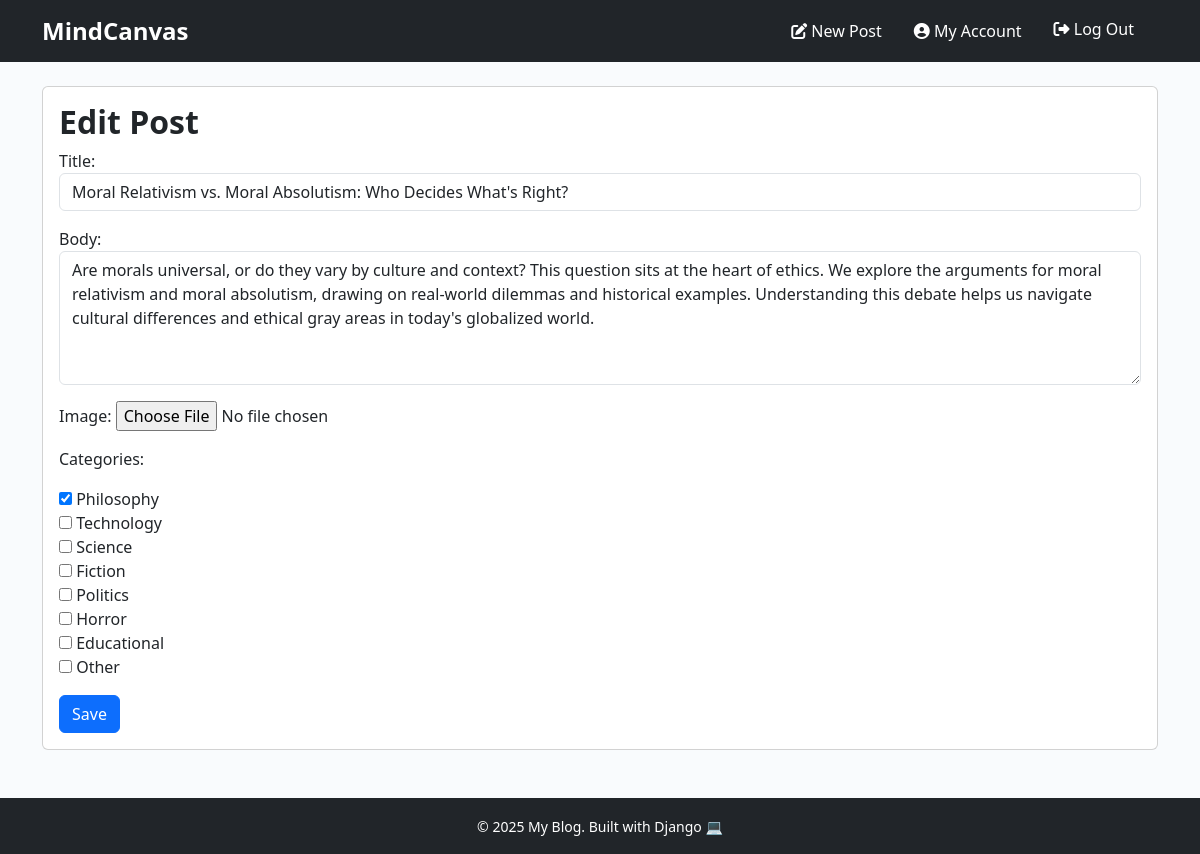
Page /post/2/edit/ (signed in) on the committed database.
### blog/models.py (models this page shows, shortened)
class Post(models.Model):
    title = models.CharField(max_length=200)
    body = models.TextField()
    author = models.ForeignKey(User, on_delete=models.CASCADE)
    categories = models.ManyToManyField(Category, related_name='posts', blank=True)
    created_at = models.DateTimeField(auto_now_add=True)
    updated_at = models.DateTimeField(auto_now=True)
    image = models.ImageField(upload_to='post_images/', null=True, blank=True)
    likes = models.ManyToManyField(User, related_name='post_likes', blank=True)

### blog/views.py (the view)
# urls.py: path('post/<int:pk>/edit/', views.post_edit, name='post_edit'),
@login_required
def post_edit(request, pk):
    post = get_object_or_404(Post, pk=pk)
    if request.method == "POST":
        form = PostForm(request.POST, request.FILES, instance=post)
        if form.is_valid():
            post = form.save(commit=False)
            post.author = request.user
            post.save()
            return redirect('post_detail', pk=post.pk)
    else:
        form = PostForm(instance=post)
    return render(request, 'blog/post_form.html', {'form': form})

### blog/forms.py
class PostForm(forms.ModelForm):
    class Meta:
        model = Post
        fields = ('title', 'body', 'image', 'categories')  # Add 'categories' here
        widgets = {
            'title': forms.TextInput(attrs={'class':'form-control'}),
            'body' : forms.Textarea(attrs={
                'class': 'form-control',
                'rows': 5,  # Specifies the height
                'cols': 40,  # Specifies the width
                'placeholder': 'Enter your text here...'
            }),
            'categories': forms.CheckboxSelectMultiple(attrs={'class': 'form-control'}),  # Multiple checkbox field for categories
        }
    categories = forms.ModelMultipleChoiceField(
        queryset=Category.objects.all(),  # Get all categories from the database
        widget=forms.CheckboxSelectMultiple,  # Allows multiple checkboxes to be selected
        required=False  # Makes the category selection optional
    )

### blog/models.py (called while the page is built)
    def __str__(self):
        return self.name

### blog/templates/blog/post_form.html (shortened to what this page needs)
{% extends 'blog/base.html' %}
{% block content %}
    <div class="card mt-4">
        <div class="card-body">
            <h2 class="card-title">{% if form.instance.pk %}Edit Post{% else %}New Post{% endif %}</h2>
            <form method="post" enctype="multipart/form-data">
                {{ form.as_p }}
                <button type="submit" class="btn btn-primary">Save</button>
            </form>
        </div>
    </div>
{% endblock %}

### blog/static/css/style.css (style rules this page uses)
body { background-color: #f8f9fa; font-family: 'Segoe UI', Tahoma, Geneva, Verdana, sans-serif; }
body { font-family: 'Segoe UI', sans-serif; background-color: #f9fbfd; color: #333; margin: 0; padding: 0; }
h1, h2, h3, h4 { font-weight: 600; }

### rows in the picture
Post: title "Moral Relativism vs. Moral Absolutism: Who Decides What's Right?", body "Are morals universal, or do they vary by culture and context? This question sits at the heart of ethics. We explore the arguments for moral relativism and moral absolutism, drawing on real-world dilemmas and historical examples. Understanding this debate helps us navigate cultural differences and ethical gray areas in today's globalized world."
